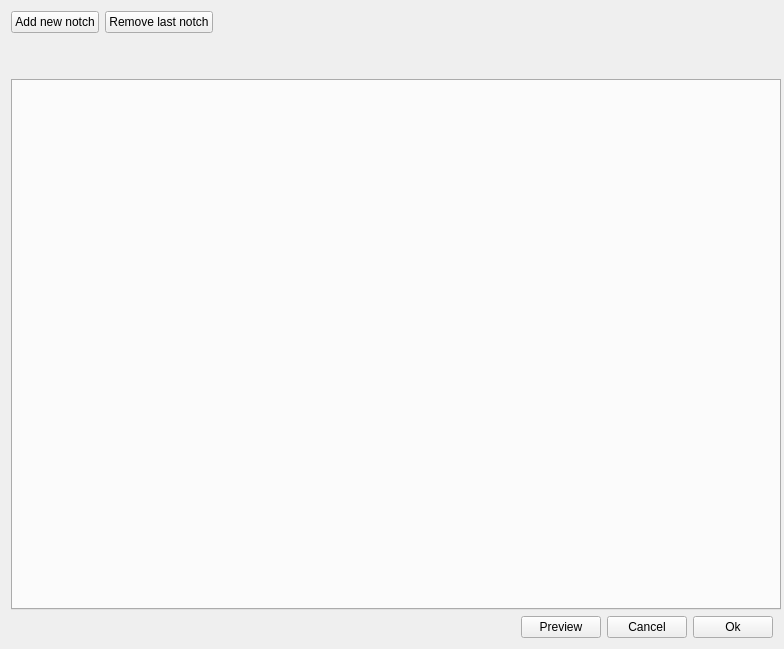
<?xml version="1.0" encoding="UTF-8"?>
<ui version="4.0">
 <class>DNotchTab</class>
 <widget class="QWidget" name="DNotchTab">
  <property name="geometry">
   <rect>
    <x>0</x>
    <y>0</y>
    <width>784</width>
    <height>649</height>
   </rect>
  </property>
  <property name="sizePolicy">
   <sizepolicy hsizetype="Expanding" vsizetype="Expanding">
    <horstretch>0</horstretch>
    <verstretch>0</verstretch>
   </sizepolicy>
  </property>
  <property name="minimumSize">
   <size>
    <width>780</width>
    <height>640</height>
   </size>
  </property>
  <property name="windowTitle">
   <string>Notches Setup</string>
  </property>
  <property name="windowIcon">
   <iconset resource="../../../Resources/pyleecan.qrc">
    <normaloff>:/images/images/icon/pyleecan_64.png</normaloff>:/images/images/icon/pyleecan_64.png</iconset>
  </property>
  <layout class="QVBoxLayout" name="verticalLayout">
   <item>
    <layout class="QHBoxLayout" name="horizontalLayout_3">
     <item>
      <widget class="QPushButton" name="b_add">
       <property name="text">
        <string>Add new notch</string>
       </property>
      </widget>
     </item>
     <item>
      <widget class="QPushButton" name="b_remove">
       <property name="text">
        <string>Remove last notch</string>
       </property>
      </widget>
     </item>
     <item>
      <spacer name="horizontalSpacer_2">
       <property name="orientation">
        <enum>Qt::Horizontal</enum>
       </property>
       <property name="sizeHint" stdset="0">
        <size>
         <width>40</width>
         <height>20</height>
        </size>
       </property>
      </spacer>
     </item>
    </layout>
   </item>
   <item>
    <spacer name="verticalSpacer">
     <property name="orientation">
      <enum>Qt::Vertical</enum>
     </property>
     <property name="sizeType">
      <enum>QSizePolicy::Preferred</enum>
     </property>
     <property name="sizeHint" stdset="0">
      <size>
       <width>20</width>
       <height>40</height>
      </size>
     </property>
    </spacer>
   </item>
   <item>
    <widget class="QTabWidget" name="tab_notch">
     <property name="minimumSize">
      <size>
       <width>770</width>
       <height>500</height>
      </size>
     </property>
     <property name="currentIndex">
      <number>-1</number>
     </property>
    </widget>
   </item>
   <item>
    <layout class="QHBoxLayout" name="horizontalLayout">
     <item>
      <spacer name="horizontalSpacer">
       <property name="orientation">
        <enum>Qt::Horizontal</enum>
       </property>
       <property name="sizeHint" stdset="0">
        <size>
         <width>40</width>
         <height>20</height>
        </size>
       </property>
      </spacer>
     </item>
     <item>
      <widget class="QPushButton" name="b_plot">
       <property name="text">
        <string>Preview</string>
       </property>
      </widget>
     </item>
     <item>
      <widget class="QPushButton" name="b_cancel">
       <property name="text">
        <string>Cancel</string>
       </property>
      </widget>
     </item>
     <item>
      <widget class="QPushButton" name="b_ok">
       <property name="enabled">
        <bool>true</bool>
       </property>
       <property name="text">
        <string>Ok</string>
       </property>
      </widget>
     </item>
    </layout>
   </item>
  </layout>
 </widget>
 <resources>
  <include location="../../../Resources/pyleecan.qrc"/>
 </resources>
 <connections/>
</ui>
